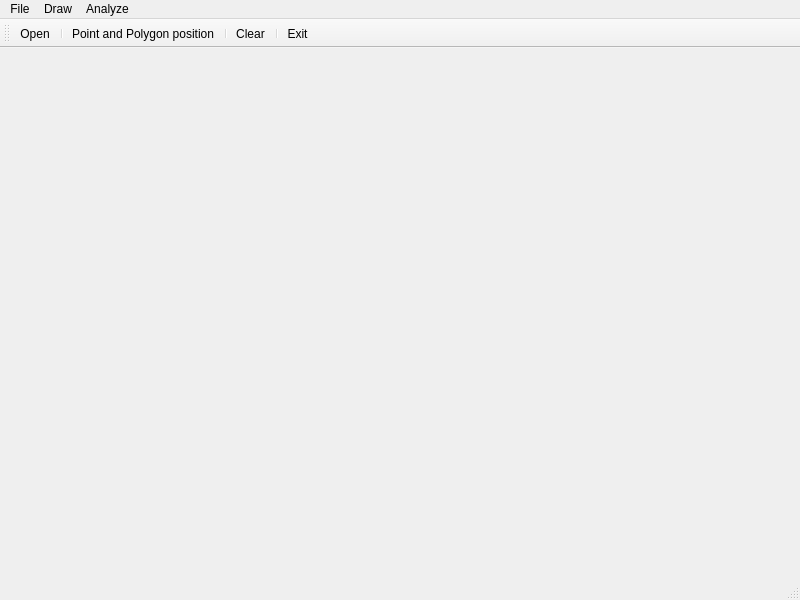
<?xml version="1.0" encoding="UTF-8"?>
<ui version="4.0">
 <class>MainForm</class>
 <widget class="QMainWindow" name="MainForm">
  <property name="geometry">
   <rect>
    <x>0</x>
    <y>0</y>
    <width>800</width>
    <height>600</height>
   </rect>
  </property>
  <property name="windowTitle">
   <string>Point and polygon position</string>
  </property>
  <widget class="QWidget" name="centralwidget">
   <layout class="QHBoxLayout" name="horizontalLayout">
    <item>
     <widget class="Draw" name="Canvas" native="true">
      <property name="sizePolicy">
       <sizepolicy hsizetype="Expanding" vsizetype="Expanding">
        <horstretch>0</horstretch>
        <verstretch>0</verstretch>
       </sizepolicy>
      </property>
     </widget>
    </item>
   </layout>
  </widget>
  <widget class="QMenuBar" name="menubar">
   <property name="geometry">
    <rect>
     <x>0</x>
     <y>0</y>
     <width>800</width>
     <height>17</height>
    </rect>
   </property>
   <widget class="QMenu" name="menuFile">
    <property name="title">
     <string>File</string>
    </property>
    <addaction name="separator"/>
    <addaction name="actionExit"/>
   </widget>
   <widget class="QMenu" name="menuDraw">
    <property name="title">
     <string>Draw</string>
    </property>
    <addaction name="actionPoint_Polygon"/>
    <addaction name="actionClear"/>
   </widget>
   <widget class="QMenu" name="menuAnalyze">
    <property name="title">
     <string>Analyze</string>
    </property>
    <addaction name="actionPoint_Polygon_2"/>
    <addaction name="actionRay_Algorithm"/>
   </widget>
   <addaction name="menuFile"/>
   <addaction name="menuDraw"/>
   <addaction name="menuAnalyze"/>
  </widget>
  <widget class="QStatusBar" name="statusbar"/>
  <widget class="QToolBar" name="toolBar_2">
   <property name="windowTitle">
    <string>toolBar_2</string>
   </property>
   <attribute name="toolBarArea">
    <enum>TopToolBarArea</enum>
   </attribute>
   <attribute name="toolBarBreak">
    <bool>false</bool>
   </attribute>
   <addaction name="actionOpen"/>
   <addaction name="separator"/>
   <addaction name="actionPoint_Polygon_2"/>
   <addaction name="separator"/>
   <addaction name="actionClear"/>
   <addaction name="separator"/>
   <addaction name="actionExit"/>
  </widget>
  <action name="actionOpen">
   <property name="icon">
    <iconset resource="Icons.qrc">
     <normaloff>:/images/icons/open_file.png</normaloff>:/images/icons/open_file.png</iconset>
   </property>
   <property name="text">
    <string>Open</string>
   </property>
  </action>
  <action name="actionExit">
   <property name="icon">
    <iconset resource="Icons.qrc">
     <normaloff>:/images/icons/exit.png</normaloff>:/images/icons/exit.png</iconset>
   </property>
   <property name="text">
    <string>Exit</string>
   </property>
  </action>
  <action name="actionPoint_Polygon">
   <property name="checkable">
    <bool>true</bool>
   </property>
   <property name="checked">
    <bool>true</bool>
   </property>
   <property name="text">
    <string>Point/Polygon</string>
   </property>
  </action>
  <action name="actionClear">
   <property name="icon">
    <iconset resource="Icons.qrc">
     <normaloff>:/images/icons/clear.png</normaloff>:/images/icons/clear.png</iconset>
   </property>
   <property name="text">
    <string>Clear</string>
   </property>
  </action>
  <action name="actionPoint_Polygon_2">
   <property name="icon">
    <iconset resource="Icons.qrc">
     <normaloff>:/images/icons/polygon.png</normaloff>:/images/icons/polygon.png</iconset>
   </property>
   <property name="text">
    <string>Point and Polygon position</string>
   </property>
   <property name="shortcut">
    <string>Ctrl+P</string>
   </property>
  </action>
  <action name="actionRay_Algorithm">
   <property name="checkable">
    <bool>true</bool>
   </property>
   <property name="text">
    <string>Ray Algorithm</string>
   </property>
  </action>
 </widget>
 <customwidgets>
  <customwidget>
   <class>Draw</class>
   <extends>QWidget</extends>
   <header location="global">draw.h</header>
   <container>1</container>
  </customwidget>
 </customwidgets>
 <resources>
  <include location="Icons.qrc"/>
 </resources>
 <connections/>
</ui>
